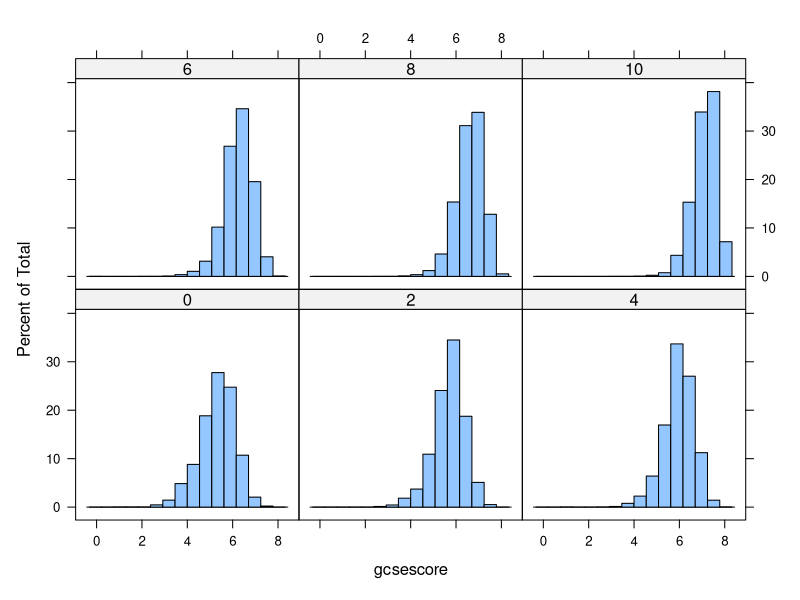
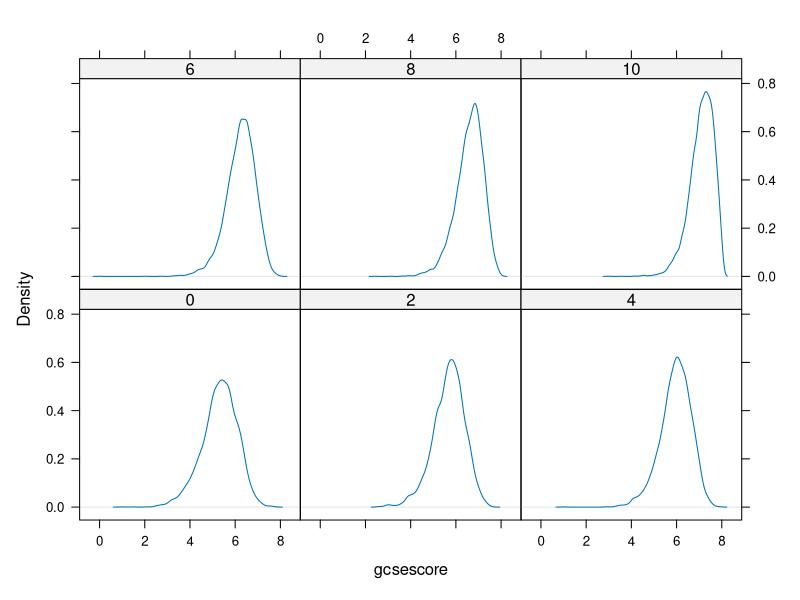
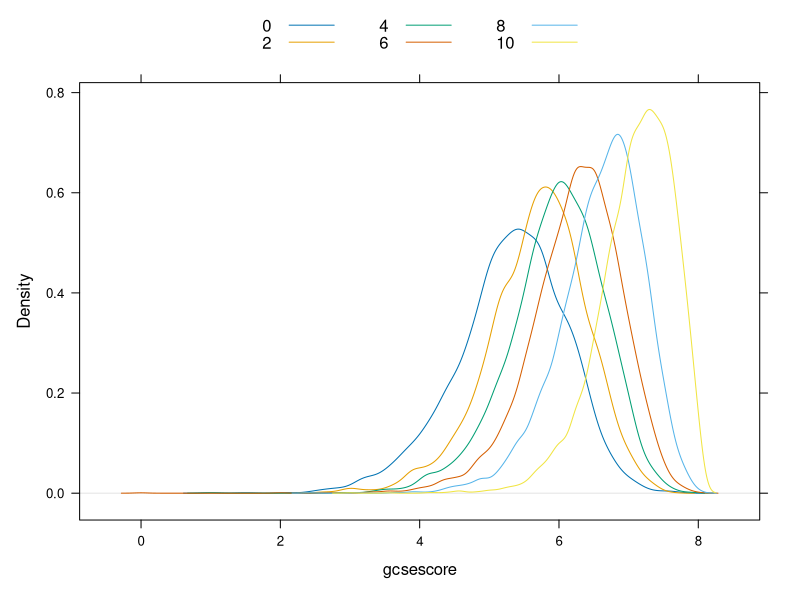
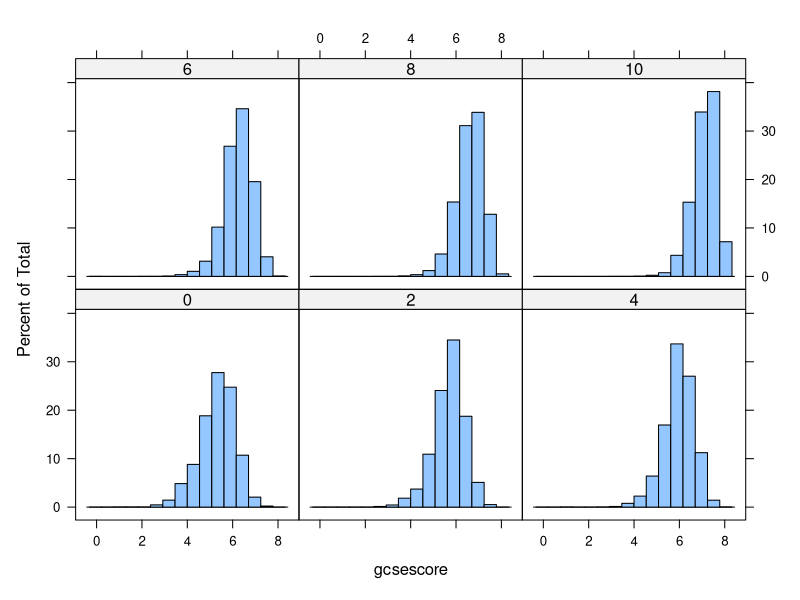
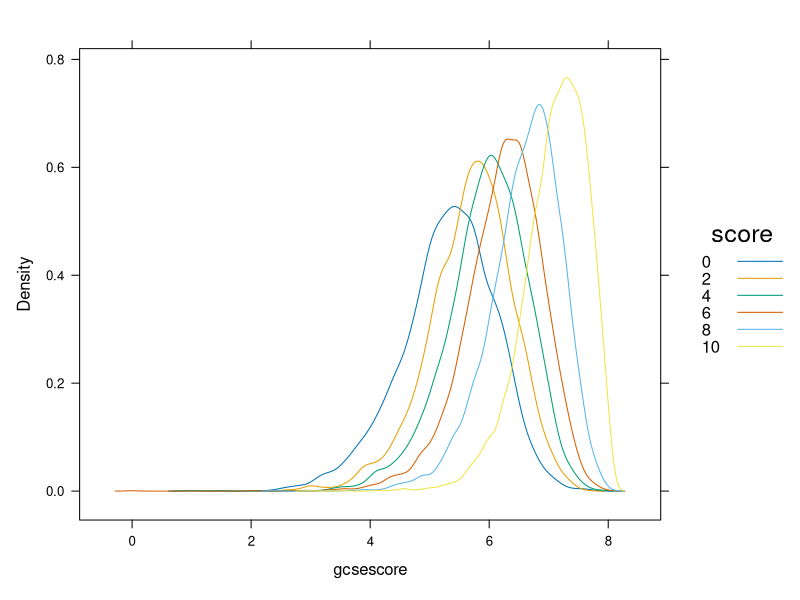
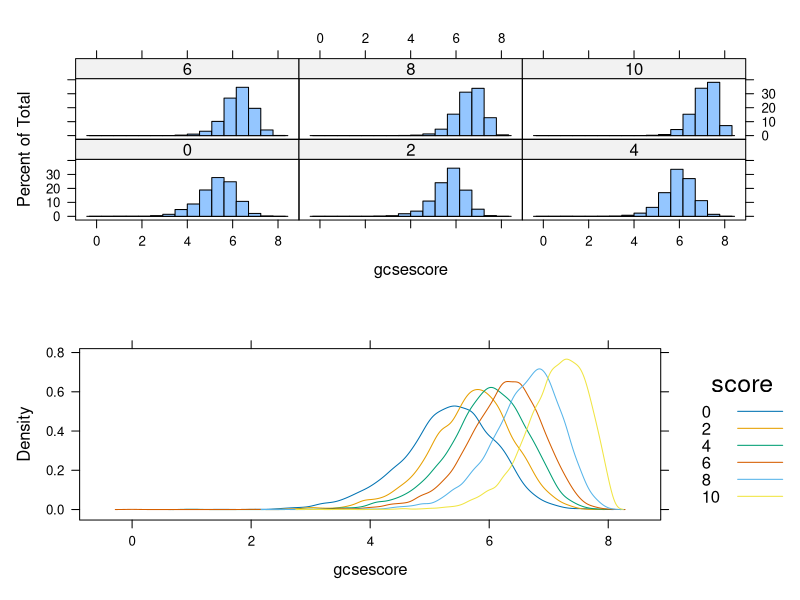
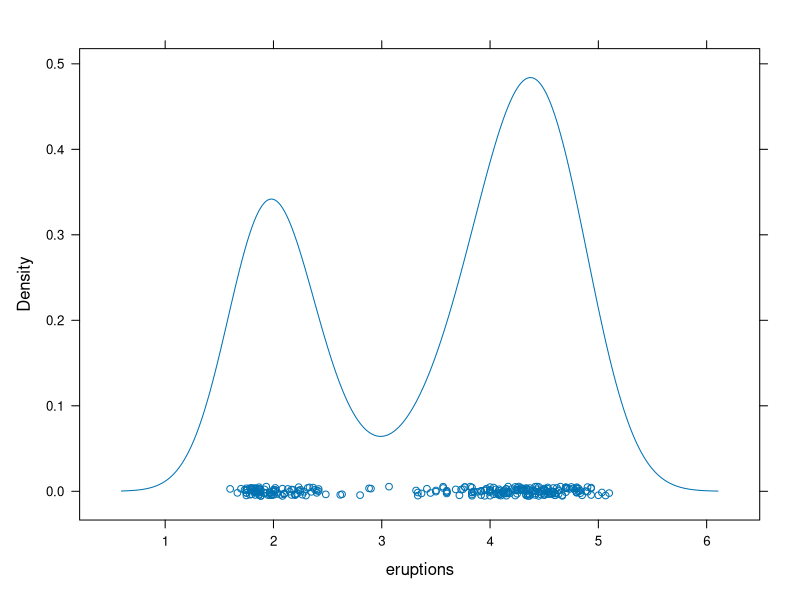
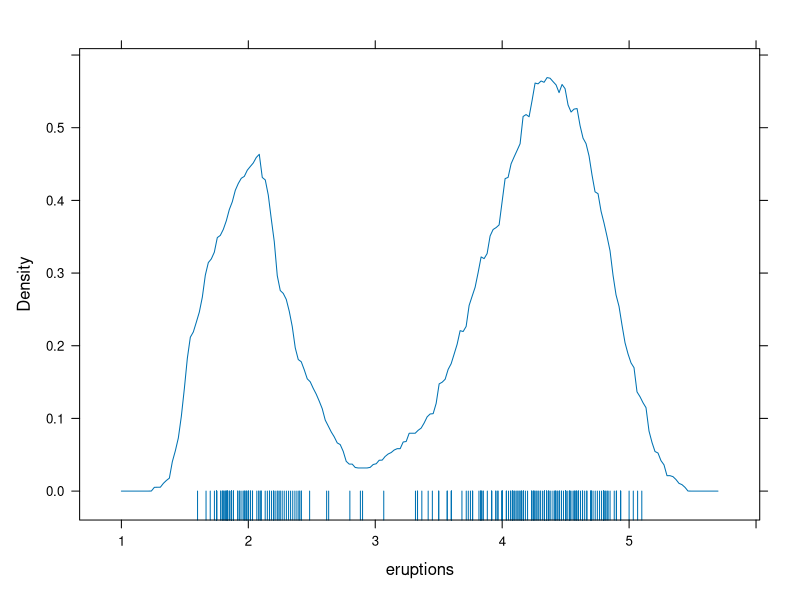

Reproduce these figures in R, in order.
## ---- chunk 1
# install.packages('mlmRev')
library('lattice')
library('mlmRev')
data(Chem97, package = 'mlmRev')
xtabs(~ score, data=Chem97)
## ---- chunk 2
library('lattice')
histogram(~ gcsescore | factor(score), data = Chem97)
## ---- chunk 3
densityplot(~ gcsescore | factor(score), data = Chem97, plot.points = FALSE, ref = TRUE)
## ---- chunk 4
densityplot(~ gcsescore, data = Chem97, groups = score,
plot.points = FALSE, ref = TRUE,
auto.key = list(columns = 3))
## ---- chunk 5
tp1 <- histogram(~ gcsescore | factor(score), data = Chem97)
tp2 <-
densityplot(~ gcsescore, data = Chem97, groups = score,
plot.points = FALSE,
auto.key = list(space = "right", title = "score"))

class(tp1)
class(tp2)

summary(tp1)
summary(tp2)

plot(tp1)
plot(tp2)

## ---- chunk 6
plot(tp1, split = c(1, 1, 1, 2))
plot(tp2, split = c(1,2,1,2), newpage = FALSE)
## ---- chunk 7
densityplot(~ eruptions, data = faithful)
## ---- chunk 8
densityplot(~ eruptions, data=faithful, kernel='rect', bw=0.2, plot.points='rug', n=200)
## ---- chunk 9
library("latticeExtra")
data(gvhd10)
densityplot(~log(FSC.H) | Days, data = gvhd10,
plot.points = FALSE, ref = TRUE, layout = c(2, 4))
## ---- chunk 10
histogram(~log2(FSC.H) | Days, gvhd10, xlab = "log Forward Scatter", type = "density", nint = 50, layout = c(2, 4))
## ---- chunk 11
qqmath(~ gcsescore | factor(score), data = Chem97, f.value = ppoints(100))
## ---- chunk 12

qqmath(~ gcsescore | gender, Chem97, groups = score, aspect = "xy", f.value = ppoints(100), auto.key = list(space = "right"), xlab = "Standard Normal Quantiles",
ylab = "Average GCSE Score")

## ---- chunk 13
bwplot(factor(score) ~ gcsescore | gender, data = Chem97, xlab = "Average GCSE Score")

# Or alternatively by changing angle..
bwplot(gcsescore^2.34 ~ gender | factor(score), data = Chem97, varwidth = TRUE, layout = c(6, 1),
         ylab = "Transformed GCSE score")


bwplot(Days ~ log(FSC.H), data = gvhd10,
xlab = "log(Forward Scatter)", ylab = "Days Past Transplant")


## ---- chunk 14

stripplot(factor(mag) ~ depth, quakes)


stripplot(depth ~ factor(mag), quakes,
            jitter.data = TRUE, alpha = 0.6,
xlab = "Magnitude (Richter)", ylab = "Depth (km)")
## ---- chunk 15
VADeaths

dotplot(VADeaths, groups = FALSE)

dotplot(VADeaths, groups = FALSE,
          layout = c(1, 4), aspect = 0.7,
          origin = 0, type = c("p", "h"),
          main = "Death Rates in Virginia - 1940",
          xlab = "Rate (per 1000)")


dotplot(VADeaths, type = "o",
auto.key = list(lines = TRUE, space = "right"), main = "Death Rates in Virginia - 1940",
xlab = "Rate (per 1000)")
## ---- chunk 16
barchart(VADeaths, groups = FALSE,
layout = c(1, 4), aspect = 0.7, reference = FALSE, main = "Death Rates in Virginia - 1940",
xlab = "Rate (per 100)")


barchart(prop.table(postdoc, margin = 1), xlab = "Proportion", auto.key = list(adj = 1))


dotplot(prop.table(postdoc, margin = 1), groups = FALSE, xlab = "Proportion",
par.strip.text = list(abbreviate = TRUE, minlength = 10))

dotplot(prop.table(postdoc, margin = 1), groups = FALSE, index.cond = function(x, y) median(x),
xlab = "Proportion", layout = c(1, 5), aspect = 0.6, scales = list(y = list(relation = "free", rot = 0)), prepanel = function(x, y) {
              list(ylim = levels(reorder(y, x)))
          },
          panel = function(x, y, ...) {
              panel.dotplot(x, reorder(y, x), ...)
})
## ---- chunk 17
gcsescore.tab <- xtabs(~gcsescore + gender, Chem97)
gcsescore.df <- as.data.frame(gcsescore.tab)
gcsescore.df$gcsescore <-
as.numeric(as.character(gcsescore.df$gcsescore))
xyplot(Freq ~ gcsescore | gender, data = gcsescore.df,
type = "h", layout = c(1, 2), xlab = "Average GCSE Score")
## ---- chunk 18

## ---- chunk 19
score.tab <- xtabs(~score + gender, Chem97)
score.df <- as.data.frame(score.tab)
barchart(Freq ~ score | gender, score.df, origin = 0)
## ---- chunk 20

## ---- chunk 21

## ---- chunk 22

## ---- chunk 23

## ---- chunk 24
